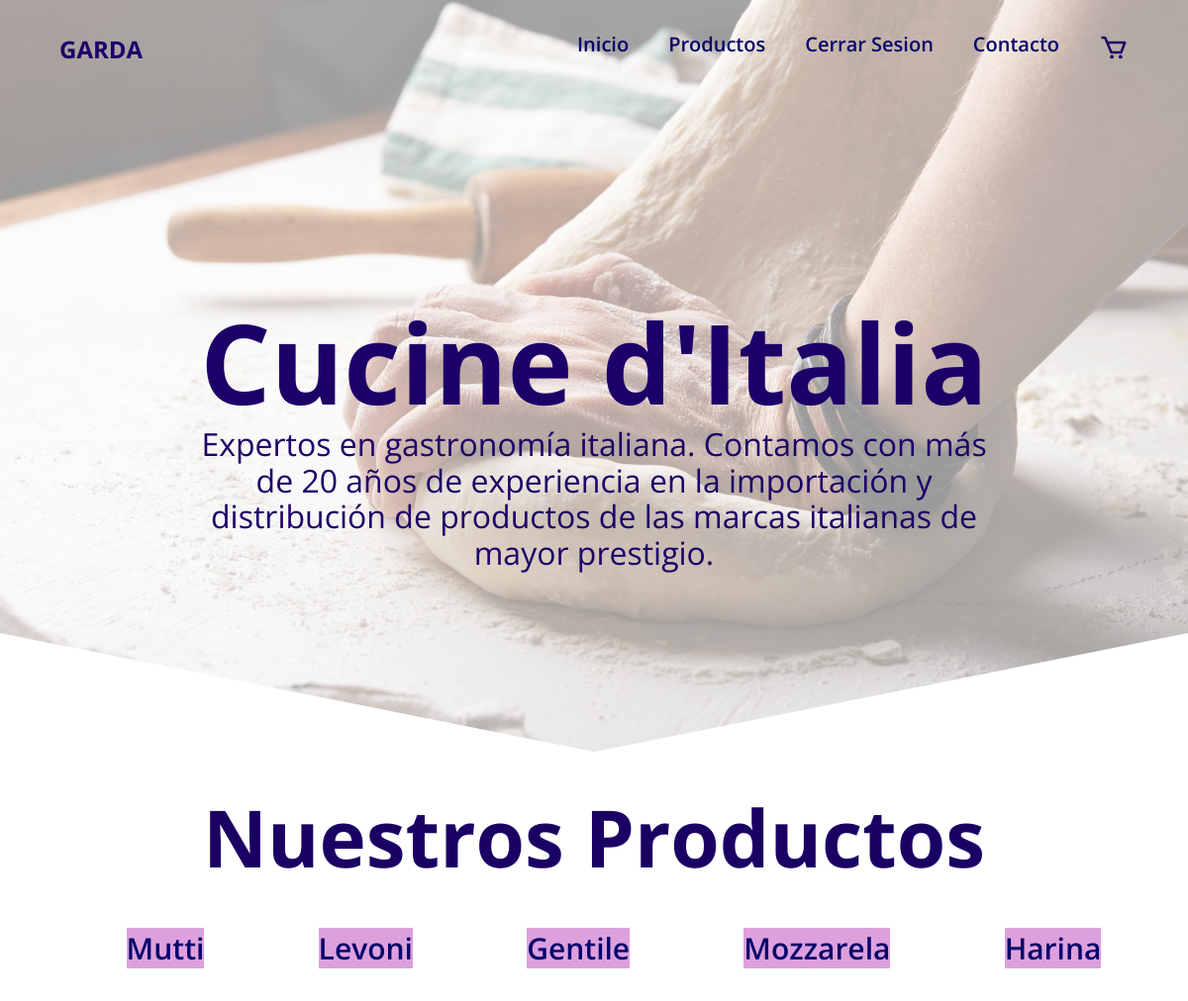
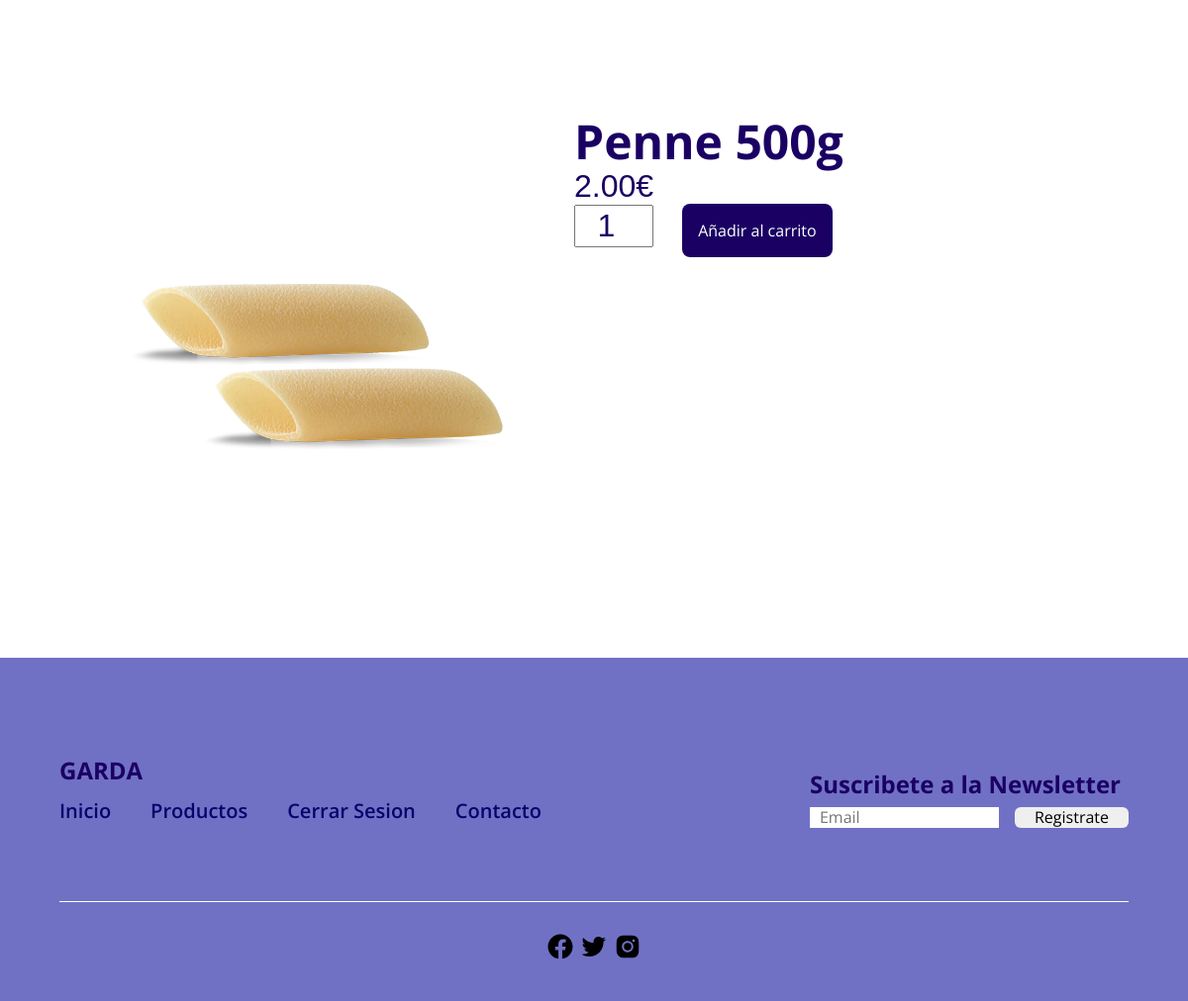
Screenshot of /detalles.php?id=9 with the database file from the repository (2 pictures, top to bottom).
### tables this page shows
CREATE TABLE `productos` (
  `codp` int(11) NOT NULL,
  `nomp` varchar(50) NOT NULL,
  `desp` varchar(200) DEFAULT NULL,
  `estado` int(11) NOT NULL DEFAULT 1,
  `preciop` decimal(5,2) NOT NULL,
  `categoriap` varchar(50) NOT NULL,
  `imagp` varchar(50) NOT NULL
);

### detalles.php (the view, shortened to what this page needs)
<?php
    include('./php/conexion_be.php');
    if(isset($_GET['id'])){
        $resultado = $conexion ->query("SELECT * FROM productos WHERE codp=".$_GET['id'])or die();
        if(mysqli_num_rows($resultado) > 0 ){
            $fila = mysqli_fetch_row($resultado);
        }else{
            header("Location: ./index_login.php");
        }
    }else{
        header("Location: ./index_login.php");
    }
?>
<!DOCTYPE html>
<html lang="es">
<head>
    <link rel="stylesheet" href="./css/normalize.css">
    <link rel="stylesheet" href="./css/estilos.css">
</head>
<body>
<header class="banner">
        <nav class="nav container">
            <div class="nav__baner">
                <h2><class class="nav_title">GARDA</class></h2>
            </div>
            <ul class="nav__link nav__link--menu">
                <li class="nav__items">
                    <a href="index_login.php" class="nav__links">Inicio</a>
                </li>
                <li class="nav__items">
                    <a href="productos.php" class="nav__links">Productos</a>
                </li>
                <li class="nav__items">
                    <a href="index.php" class="nav__links">Cerrar Sesion</a>
                </li>
                <li class="nav__items">
                    <a href="#" class="nav__links">Contacto</a>
                </li>
                <li class="nav__items">
                    <a href="carrito.php" class="nav__links"> <img src="./images/cart.svg" style="width:30px;"></a>
                </li>
        </nav>
        <section class="banner__container container">
            <h1 class="banner__title">Cucine d'Italia</h1>
            <p class="banner__paragraph">Expertos en gastronomía italiana. Contamos con más de 20 años de experiencia en la importación y distribución de productos de las marcas italianas de mayor prestigio.</p>
        </section>
</header>
<div class="prod__menu">
    <nav class="prod__container">
        <h1 class="prod__titulo">Nuestros Productos</h1>
        <ul class="prod__link">
            <li class="nav__items">
                <a href="mutti.php" class="prod__links">Mutti</a>
            </li>
            <li class="nav__items">
                <a href="levoni.php" class="prod__links">Levoni</a>
            </li>
            <li class="nav__items">
                <a href="gentile.php" class="prod__links">Gentile</a>
            </li>
            <li class="nav__items">
                <a href="mozzarella.php" class="prod__links">Mozzarela</a>
            </li>
            <li class="nav__items">
                <a href="harina.php" class="prod__links">Harina</a>
            </li>
        </ul>
    </nav>
</div>
    <div class="container">
        <div class="columnas__detalles">
            <img src="./images/productos/<?php echo $fila[6];?>" class="img__detalles">
        </div>
        <div class="columnas__detalles">
            <h2 class="nombre__detalles"><?php echo $fila[1];?></h2>
            <p><strong class="precio__detalles"><?php echo $fila[4];?>€</strong></p>
        </div>
        <div class="botones__cantidad">
            <input type ="number" class="cantidad" name="cantidad" value="1">
            <a href="carrito.php?id=<?php echo $fila[0] ?>" class="agregar__detalles">Añadir al carrito</a>
        </div>
    </div>
<main>
    <footer class="footer">
        <section class="footer__container container">
            <nav class="nav nav--footer">
                <h2 class="footer__titulo">GARDA</h2>
                <ul class="nav__link nav__link--footer">
                    <li class="nav__items">
                        <a href="index_login.php" class="nav__links">Inicio</a>
                    </li>
                    <li class="nav__items">
                        <a href="productos.php" class="nav__links">Productos</a>
                    </li>
                    <li class="nav__items">
                        <a href="index.php" class="nav__links">Cerrar Sesion</a>
                    </li>
                    <li class="nav__items">
                        <a href="#" class="nav__links">Contacto</a>
                    </li>
                </ul>
            </nav>
            <form class="footer__form">
                <h2 class="footer__newsletter">Suscribete a la Newsletter</h2>
                <div class="footer__inputs">
                    <input type="email" placeholder="Email" class="footer__input">
                    <input type="submit" value="Registrate" class="footer__submit">
                </div>
            </form>
        </section>
        <section class="footer__copy container">
            <div class="footer__social">
                <a href="#" class="footer__icons"><img src="images/facebook.svg" class="footer__img"></a>
                <a href="#" class="footer__icons"><img src="images/twitter.svg" class="footer__img"></a>
                <a href="#" class="footer__icons"><img src="images/instagram.svg" class="footer__img"></a>
            </div>
        </section>
    </footer>
</main>
</body>
</html>

### css/estilos.css (style rules this page uses)
:root { --padding-container: 100px 0; --color-title: #1b0064; }
body { font-family: 'Open Sans', 'sans-serif'; }
.container { width: 90%; max-width: 1200px; margin: 0 auto; overflow: hidden; padding: var(--padding-container); }
.banner { width: 100%; height: 100vh; min-height: 600px; max-height: 800px; position: relative; display: grid; grid-template-rows: 100px 1fr; color:rgb(28, 0, 104); }
.banner::after { content: ""; position: absolute; top: 0; left: 0; width: 100%; height: 100%; background: url('../images/banner.png'); opacity: 0.4; background-size: cover; clip-path: polygon(0 0, 100% 0, 100% 80%, 50% 95%, 0 80%); z-index: -1; }
.nav { --padding-container: 0; height: 100%; display: flex; align-items: center; }
.nav__link { margin-left: auto; padding: 0; display: grid; grid-auto-flow: column; grid-auto-columns: max-content; gap: 2em; font-size: 20px; font-weight: 600; }
.nav__items { list-style: none; }
.nav__links { color: rgb(6, 4, 107); text-decoration: none; }
.banner__container { max-width: 800px; --pading-container:0; display: auto; grid-auto-rows: max-content; align-content: center; gap: 1em; padding-bottom: 100px; text-align: center; }
.banner__title { font-size: 7rem; }
.banner__paragraph { margin-bottom: 20px; font-size: 2rem ; }
.footer { background-color: #7071c5; }
.footer__titulo, .footer__newsletter { color:#1b0064; }
.footer__container { display: flex; justify-content: space-between; align-items: center; border-bottom: 1px solid #fff; padding-bottom: 60px; }
.nav--footer { padding-bottom: 20px; display: grid; gap: 1rem; grid-auto-flow: row; height: 100%; }
.nav__link--footer { display: flex; margin: 0; margin-right: 20px; flex-wrap: wrap; }
.footer__inputs { margin-top: 10px; display: flex; overflow: hidden; }
.footer__input { background-color: #fff; display: block; padding-left: 10px; font-size: 1rem; outline: none; border:none; margin-right: 16px; }
.footer__submit { margin-left: auto; display: inline-block; padding: 0 20px; border:none; font-size: 1rem; border-radius: 6px; }
.footer__copy { --padding-container: 30px 0; text-align: center; color: #fff; }
.footer__icons { display: inline-flex; margin-bottom: 10px; }
.footer__img { width: 30px; }
.prod__titulo { text-align: center; margin-bottom: 50px; font-size: 80px; color: #1b0064; }
.prod__link { margin: 50px 50px; display: flex; justify-content: space-around; grid-auto-flow: column; gap: 2em; font-size: 20px; font-weight: 600; }
.prod__links { font-size: 30px; color: rgb(6, 4, 107); text-decoration:none; background: plum; }
.img__detalles { height: 500px; float: left; margin-right: 20px; margin-top: -50px; }
.nombre__detalles { float: center; margin-left: 20px; font-size: 3em; color:#1b0064; }
.precio__detalles { margin-top: 2em; font: 2em sans-serif; color: #1b0064; }
.cantidad { max-width: 2.5em; font: 2em sans-serif; text-align: center; color: #1b0064; }
.agregar__detalles { background: #1b0064; color: #fff; font-family: 'Open Sans', 'sans-serif'; padding: 1em; border-radius: .5em; text-decoration: none; max-width: 3.5em; margin-left: 25px; }

### rows the page displays
productos: imagp (picture), nomp "Penne 500g", preciop "2.00"
